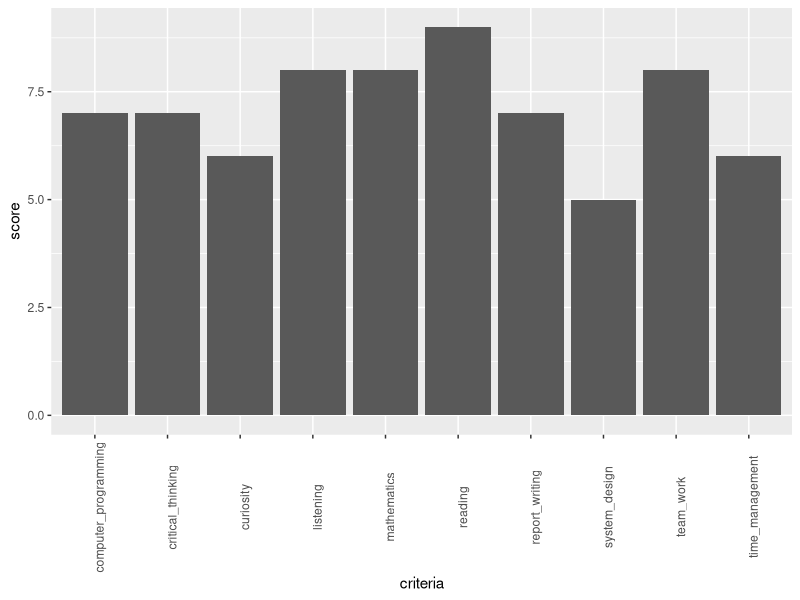

R code for this plot:
#create my datascience profile

criteria <- c("reading", "critical_thinking", "time_management", "mathematics", "computer_programming", "system_design", "report_writing", "listening", "team_work", "curiosity")
score <- c(9, 7, 6, 8, 7, 5, 7, 8, 8, 6)

data_science_profile <- data.frame(criteria, score)

data_science_profile

library(ggplot2)

ggplot(data_science_profile, aes(x=criteria, y=score)) + geom_bar(stat='identity') + theme(axis.text.x = element_text(angle = 90))


